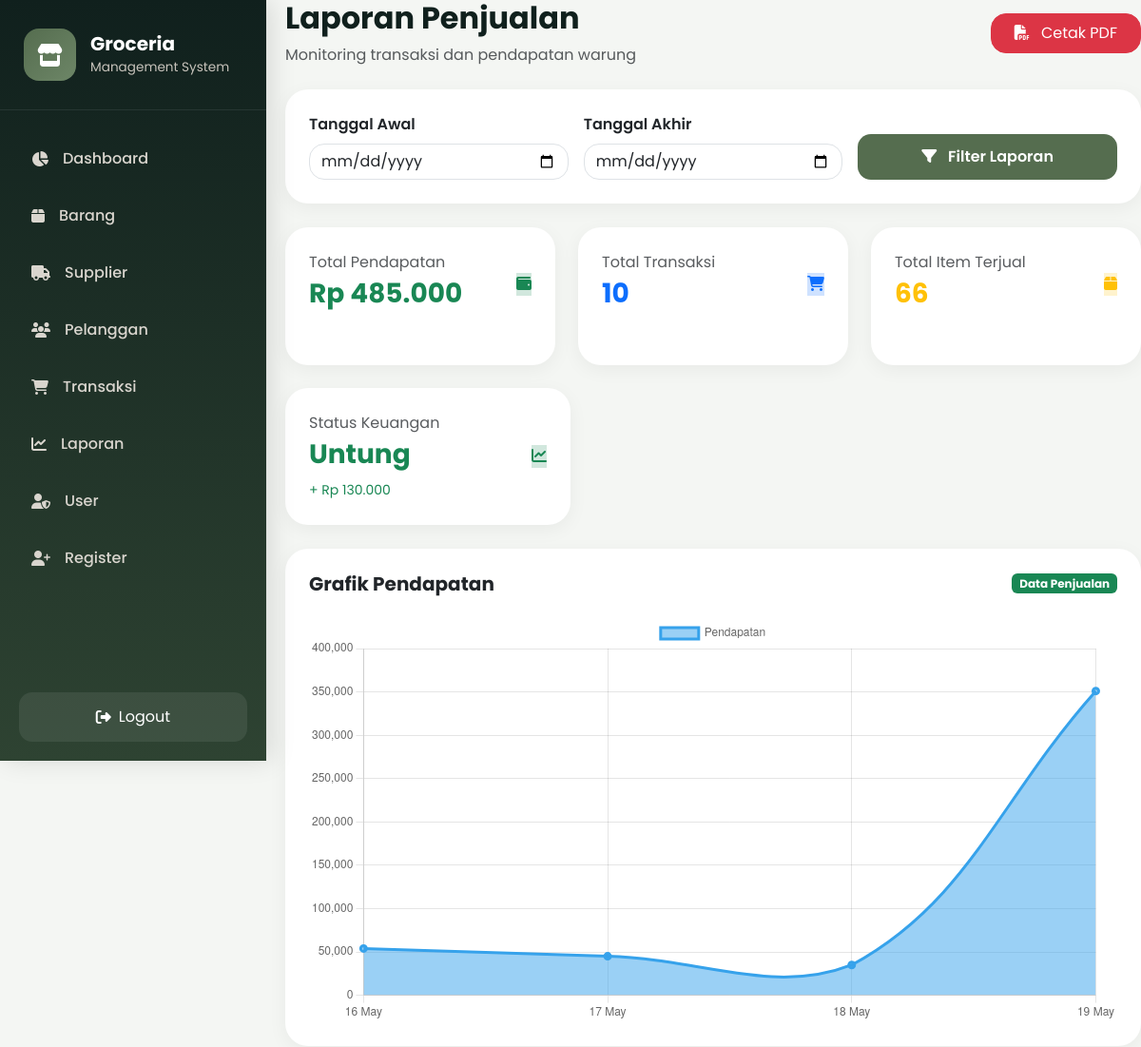
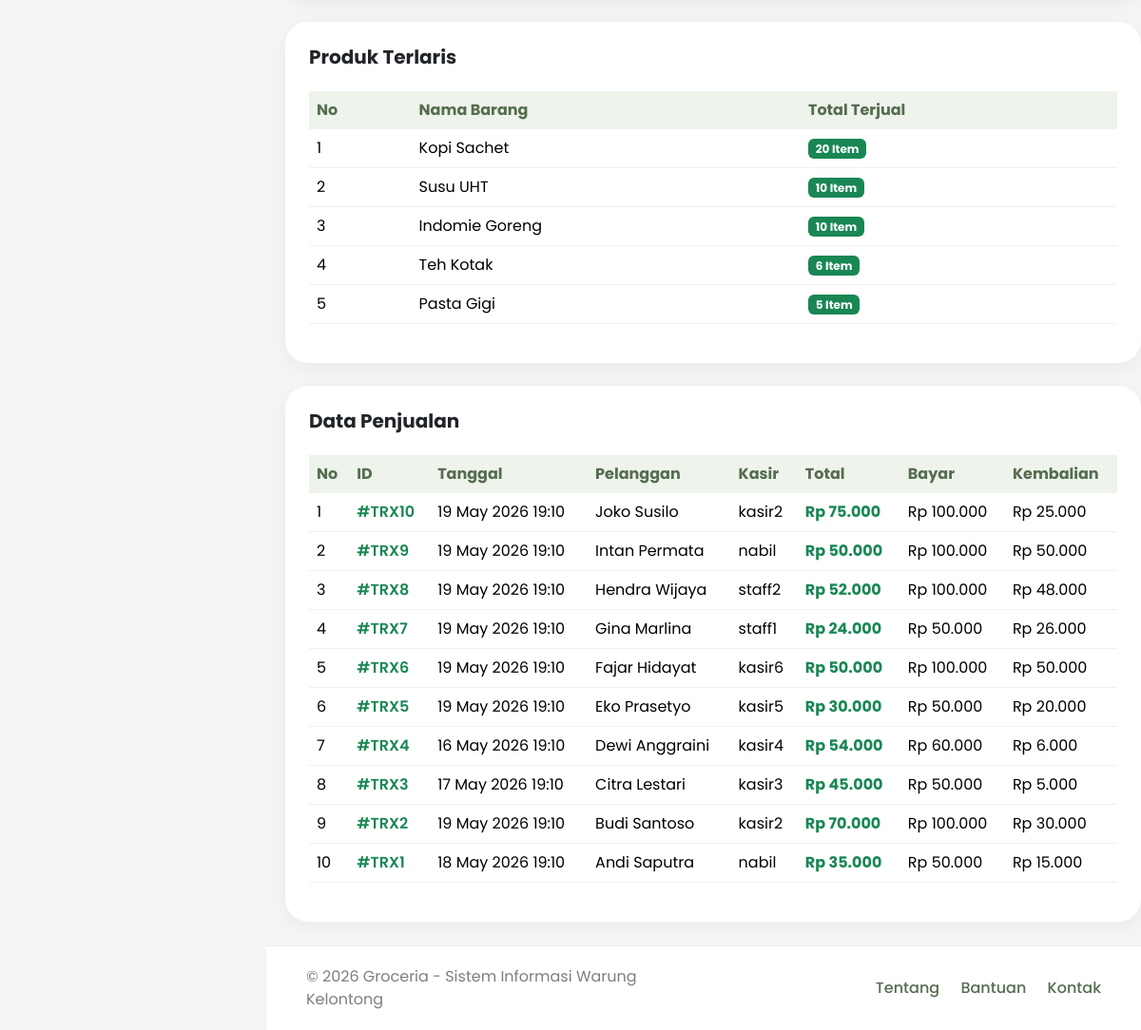
Before: /laporan/laporan.php (signed in) with the older database file (2 pictures, top to bottom).
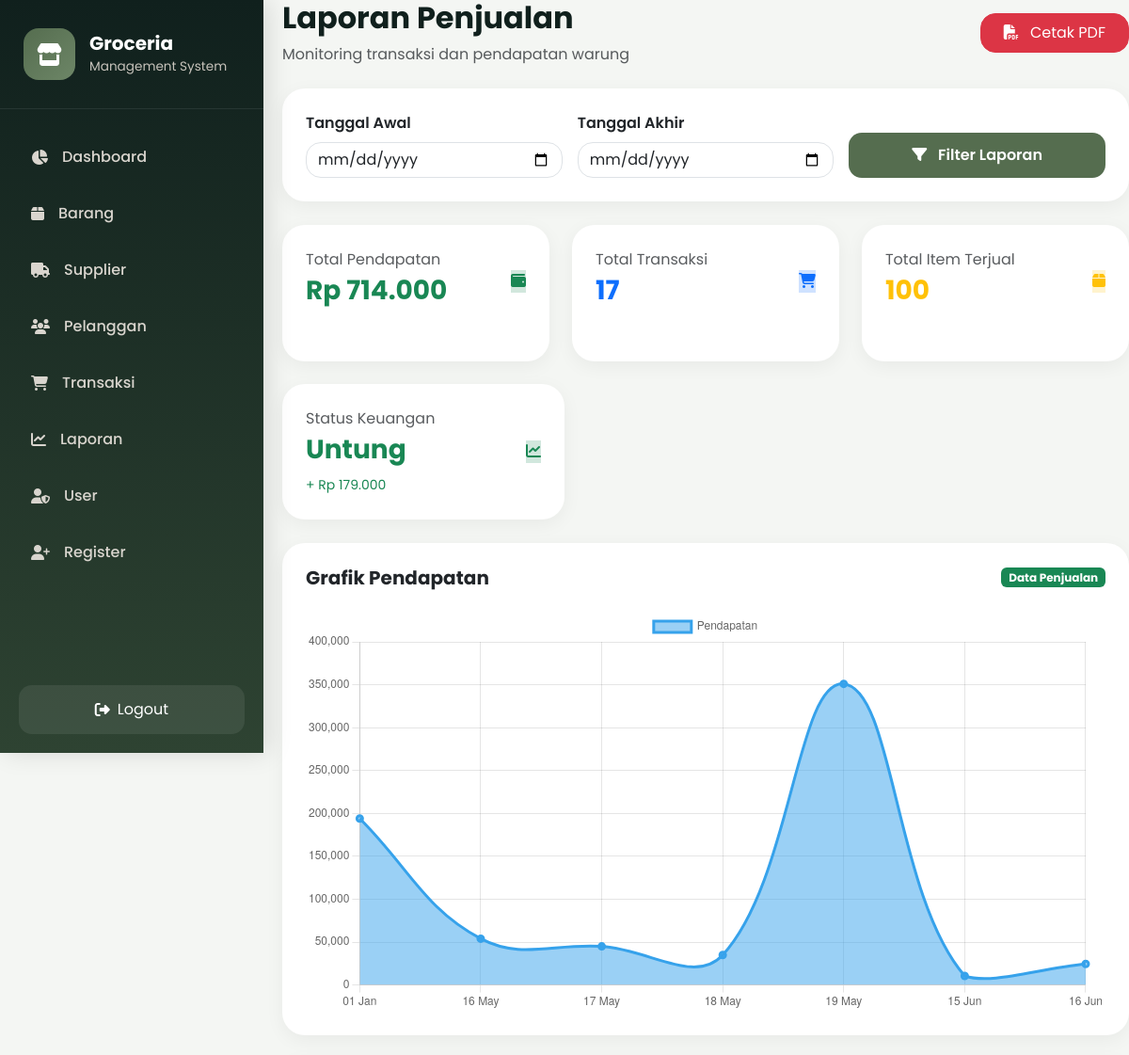
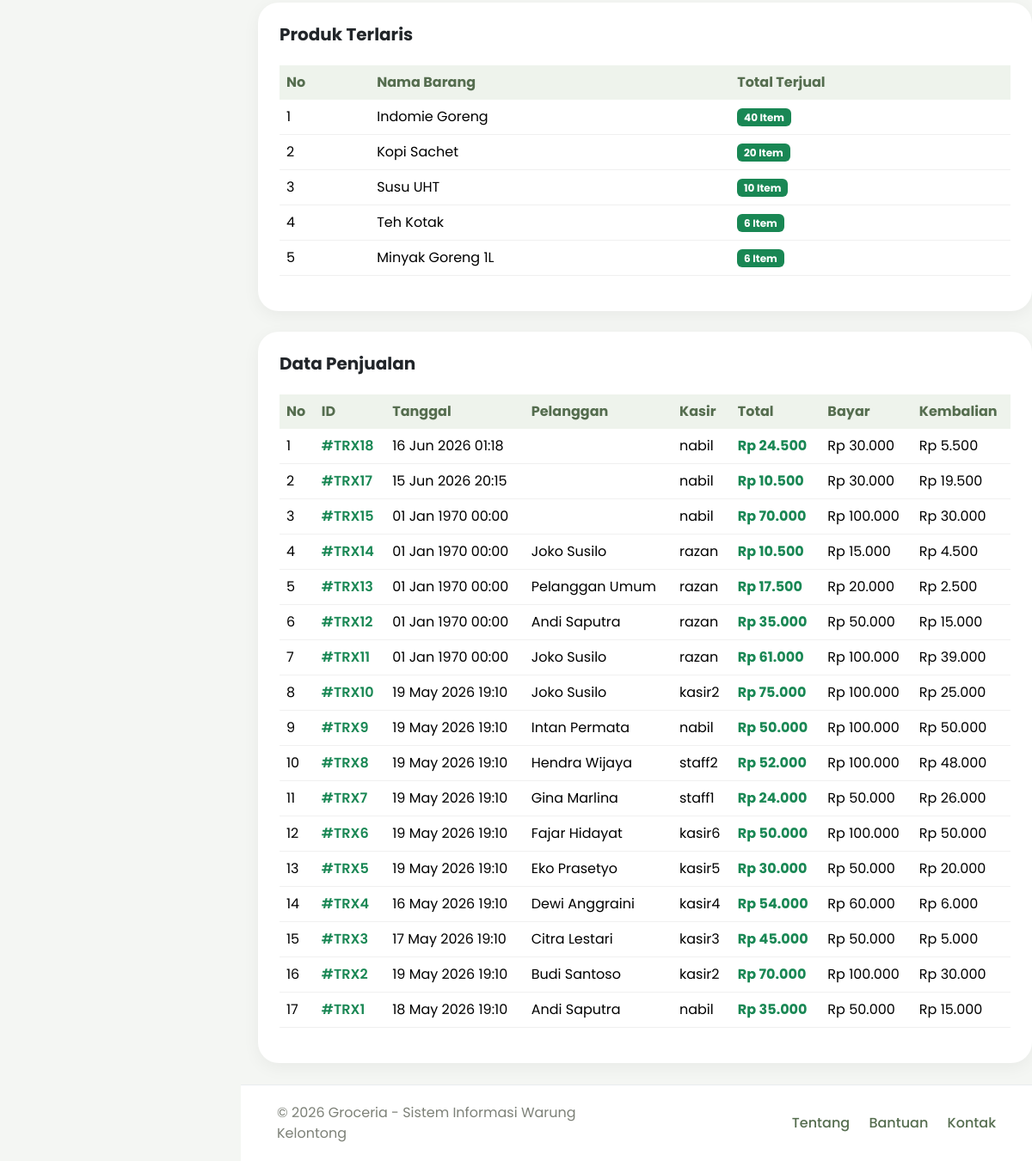
After: the same page with the newer database file (2 pictures, top to bottom).
### tables this page shows
CREATE TABLE `transaksi` (
  `id_transaksi` int(11) NOT NULL,
  `tanggal` datetime DEFAULT current_timestamp(),
  `id_pelanggan` int(11) DEFAULT NULL,
  `id_user` int(11) DEFAULT NULL,
  `total_harga` int(11) DEFAULT NULL,
  `diskon` int(11) DEFAULT 0,
  `total_bayar` int(11) DEFAULT 0,
  `poin_didapat` int(11) DEFAULT 0,
  `bayar` int(11) DEFAULT NULL,
  `kembalian` int(11) DEFAULT NULL
);

CREATE TABLE `pelanggan` (
  `id_pelanggan` int(11) NOT NULL,
  `nama_pelanggan` varchar(100) DEFAULT NULL,
  `alamat` text DEFAULT NULL,
  `no_hp` varchar(20) DEFAULT NULL,
  `poin_member` int(11) DEFAULT NULL
);

CREATE TABLE `user` (
  `id_user` int(11) NOT NULL,
  `email` varchar(100) DEFAULT NULL,
  `username` varchar(50) DEFAULT NULL,
  `password` varchar(255) DEFAULT NULL,
  `role` enum('admin','kasir') DEFAULT NULL
);

### laporan/laporan.php (the view, shortened to what the rows shown need)
<?php
include '../config/koneksi.php';
$where = "";
$query_laporan = mysqli_query($conn,"
    SELECT
        transaksi.id_transaksi,
        transaksi.tanggal,
        transaksi.total_harga,
        transaksi.bayar,
        transaksi.kembalian,
        pelanggan.nama_pelanggan,
        user.username
    FROM transaksi
    LEFT JOIN pelanggan
    ON transaksi.id_pelanggan = pelanggan.id_pelanggan
    LEFT JOIN user
    ON transaksi.id_user = user.id_user
    $where
    ORDER BY transaksi.id_transaksi DESC
");
$query_chart = mysqli_query($conn,"
    SELECT
        DATE(transaksi.tanggal) AS tanggal,
        SUM(detail_transaksi.subtotal) AS total_harian
    FROM transaksi
    JOIN detail_transaksi
    ON transaksi.id_transaksi = detail_transaksi.id_transaksi
    $where
    GROUP BY DATE(transaksi.tanggal)
    ORDER BY transaksi.tanggal ASC
");
$labels = [];
$data_chart = [];
while($chart = mysqli_fetch_assoc($query_chart)){
    $labels[] = date(
        'd M',
        strtotime($chart['tanggal'])
    );
    $data_chart[] = $chart['total_harian'];
}
?>
<!DOCTYPE html>
<html lang="id">
<head>
    <link href="https://cdn.jsdelivr.net/npm/bootstrap@5.3.3/dist/css/bootstrap.min.css"
          rel="stylesheet">
    <link rel="stylesheet"
          href="https://cdnjs.cloudflare.com/ajax/libs/font-awesome/6.5.1/css/all.min.css">
    <link rel="stylesheet"
          href="../assets/css/laporan.css">
</head>
<body>
<div class="page-wrapper">
    <div class="d-flex justify-content-between align-items-center mb-4 flex-wrap gap-3">
        <div>
            <h2 class="page-title">
            </h2>
        </div>
    </div>
    <div class="card-custom mb-4">
        <div class="table-responsive">
            <table class="table align-middle">
                <thead>
                    <tr>
                        <th>No</th>
                        <th>Nama Barang</th>
                        <th>Total Terjual</th>
                    </tr>
                </thead>
            </table>
        </div>
    </div>
    <div class="card-custom">
        <div class="table-responsive">
            <table class="table align-middle table-hover">
                <thead>
                    <tr>
                        <th>No</th>
                        <th>ID</th>
                        <th>Tanggal</th>
                        <th>Pelanggan</th>
                        <th>Kasir</th>
                        <th>Total</th>
                        <th>Bayar</th>
                        <th>Kembalian</th>
                    </tr>
                </thead>
                <tbody>
                <?php
                $no = 1;
                while($row = mysqli_fetch_assoc($query_laporan)):
                ?>
                    <tr>
                        <td>
                            <?= $no++; ?>
                        </td>
                        <td>
                            <span class="fw-semibold text-success">
                                #TRX<?= $row['id_transaksi']; ?>
                            </span>
                        </td>
                        <td>
                            <?= date(
                                'd M Y H:i',
                                strtotime($row['tanggal'])
                            ); ?>
                        </td>
                        <td>
                            <?= $row['nama_pelanggan']; ?>
                        </td>
                        <td>
                            <?= $row['username']; ?>
                        </td>
                        <td class="fw-bold text-success">
                            Rp <?= number_format(
                                $row['total_harga'],
                                0,
                                ',',
                                '.'
                            ); ?>
                        </td>
                        <td>
                            Rp <?= number_format(
                                $row['bayar'],
                                0,
                                ',',
                                '.'
                            ); ?>
                        </td>
                        <td>
                            Rp <?= number_format(
                                $row['kembalian'],
                                0,
                                ',',
                                '.'
                            ); ?>
                        </td>
                    </tr>
                <?php endwhile; ?>
                </tbody>
            </table>
        </div>
    </div>
</div>
<script>
const ctx = document.getElementById('chartPenjualan');
new Chart(ctx, {
    type: 'line',
    data: {
        labels: <?= json_encode($labels) ?>,
        datasets: [{
            label: 'Pendapatan',
            data: <?= json_encode($data_chart) ?>,
            borderWidth: 3,
            tension: 0.4,
            fill: true
        }]
    },
    options: {
        responsive: true,
        plugins: {
            legend: {
                display: true
            }
        },
        scales: {
            y: {
                beginAtZero: true
            }
        }
    }
});
</script>
</body>
</html>

Changed rows visible on the page:
added transaksi: id_transaksi "18", tanggal "16 Jun 2026 01:18", id_user.username "nabil", total_harga "24.500", bayar "30.000", kembalian "5.500"
added transaksi: id_transaksi "17", tanggal "15 Jun 2026 20:15", id_user.username "nabil", total_harga "10.500", bayar "30.000", kembalian "19.500"
added transaksi: id_transaksi "15", tanggal "01 Jan 1970 00:00", id_user.username "nabil", total_harga "70.000", bayar "100.000", kembalian "30.000"
added transaksi: id_transaksi "14", tanggal "01 Jan 1970 00:00", id_pelanggan.nama_pelanggan "Joko Susilo", id_user.username "razan", total_harga "10.500", bayar "15.000", kembalian "4.500"
added transaksi: id_transaksi "13", tanggal "01 Jan 1970 00:00", id_pelanggan.nama_pelanggan "Pelanggan Umum", id_user.username "razan", total_harga "17.500", bayar "20.000", kembalian "2.500"
added transaksi: id_transaksi "12", tanggal "01 Jan 1970 00:00", id_pelanggan.nama_pelanggan "Andi Saputra", id_user.username "razan", total_harga "35.000", bayar "50.000", kembalian "15.000"
added transaksi: id_transaksi "11", tanggal "01 Jan 1970 00:00", id_pelanggan.nama_pelanggan "Joko Susilo", id_user.username "razan", total_harga "61.000", bayar "100.000", kembalian "39.000"
Other visible differences:
$total['total']: "485.000" → "714.000"
$total_transaksi['jumlah']: "10" → "17"
$item_terjual['total_item']: "66" → "100"
$total_keuntungan: "130.000" → "179.000"
chart data {{ json_encode($data_chart) }}: ["54000","45000","35000","351000"] → ["194000","54000","45000","35000","351000","10500","24500"]
new list line: "1 Indomie Goreng 40 Item"
new list line: "5 Minyak Goreng 1L 6 Item"
list line gone: "3 Indomie Goreng 10 Item"
list line gone: "5 Pasta Gigi 5 Item"
